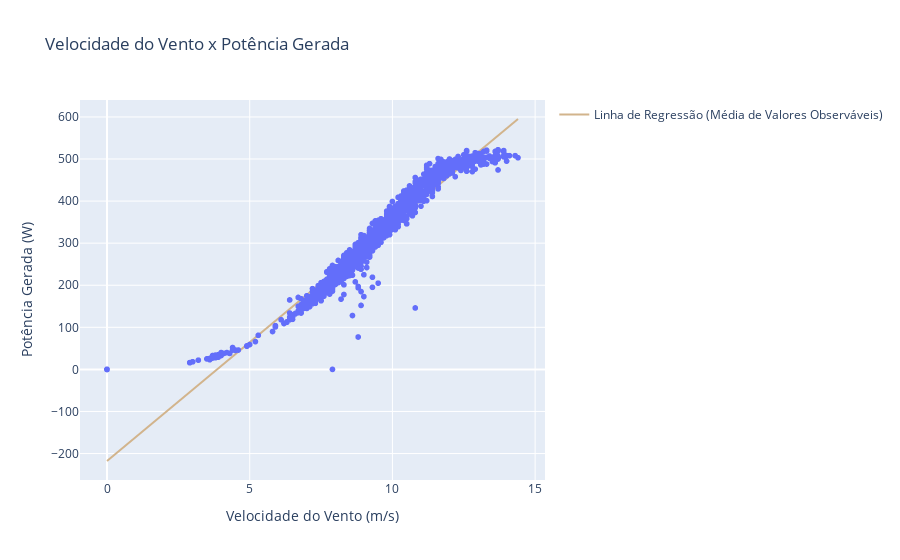

The code cell stored with this chart in its notebook:
### Code cell
# Adicionando a linha de regressão ao gráfico
fig.add_trace(
    go.Scatter(
        x=x_pred.flatten(),
        y=y_pred.flatten(),
        mode='lines',
        name='Linha de Regressão (Média de Valores Observáveis)',
        line={'color': 'tan'}
    )
)

fig.show()

# removendo o traço da figura
fig.data = fig.data[:-1]

### Figure 1 — Plotly figure (JSON) as saved in the notebook; plotly's stock layout.template omitted (floating-point values rounded to 4 significant figures; data arrays with more than 128 entries replaced by an {"elided": "..."} marker saying what was removed)
{"data": [{"hovertemplate": "Velocidade do Vento (m/s)=%{x}<br>Potência Gerada (W)=%{y}<extra></extra>", "legendgroup": "", "marker": {"color": "#636efa", "symbol": "circle"}, "mode": "markers", "name": "", "showlegend": false, "type": "scattergl", "x": {"elided": "2250 float values"}, "xaxis": "x", "y": {"elided": "2250 int values"}, "yaxis": "y"}, {"line": {"color": "tan"}, "mode": "lines", "name": "Linha de Regressão (Média de Valores Observáveis)", "type": "scatter", "x": [0, 0.1455, 0.2909, 0.4364, 0.5818, 0.7273, 0.8727, 1.018, 1.164, 1.309, 1.455, 1.6, 1.745, 1.891, 2.036, 2.182, 2.327, 2.473, 2.618, 2.764, 2.909, 3.055, 3.2, 3.345, 3.491, 3.636, 3.782, 3.927, 4.073, 4.218, 4.364, 4.509, 4.655, 4.8, 4.945, 5.091, 5.236, 5.382, 5.527, 5.673, 5.818, 5.964, 6.109, 6.255, 6.4, 6.545, 6.691, 6.836, 6.982, 7.127, 7.273, 7.418, 7.564, 7.709, 7.855, 8, 8.145, 8.291, 8.436, 8.582, 8.727, 8.873, 9.018, 9.164, 9.309, 9.455, 9.6, 9.745, 9.891, 10.04, 10.18, 10.33, 10.47, 10.62, 10.76, 10.91, 11.05, 11.2, 11.35, 11.49, 11.64, 11.78, 11.93, 12.07, 12.22, 12.36, 12.51, 12.65, 12.8, 12.95, 13.09, 13.24, 13.38, 13.53, 13.67, 13.82, 13.96, 14.11, 14.25, 14.4], "y": [-217.7, -209.5, -201.3, -193.1, -184.9, -176.6, -168.4, -160.2, -152.0, -143.8, -135.6, -127.4, -119.2, -111.0, -102.8, -94.54, -86.33, -78.12, -69.91, -61.7, -53.49, -45.28, -37.07, -28.86, -20.65, -12.44, -4.23, 3.98, 12.19, 20.4, 28.61, 36.82, 45.03, 53.24, 61.45, 69.66, 77.87, 86.08, 94.29, 102.5, 110.7, 118.9, 127.1, 135.3, 143.6, 151.8, 160.0, 168.2, 176.4, 184.6, 192.8, 201.0, 209.2, 217.4, 225.7, 233.9, 242.1, 250.3, 258.5, 266.7, 274.9, 283.1, 291.3, 299.5, 307.8, 316.0, 324.2, 332.4, 340.6, 348.8, 357.0, 365.2, 373.4, 381.6, 389.9, 398.1, 406.3, 414.5, 422.7, 430.9, 439.1, 447.3, 455.5, 463.7, 472.0, 480.2, 488.4, 496.6, 504.8, 513.0, 521.2, 529.4, 537.6, 545.8, 554.1, 562.3, 570.5, 578.7, 586.9, 595.1]}], "layout": {"legend": {"tracegroupgap": 0}, "title": {"text": "Velocidade do Vento x Potência Gerada"}, "xaxis": {"anchor": "y", "domain": [0, 1], "title": {"text": "Velocidade do Vento (m/s)"}}, "yaxis": {"anchor": "x", "domain": [0, 1], "title": {"text": "Potência Gerada (W)"}}}}
